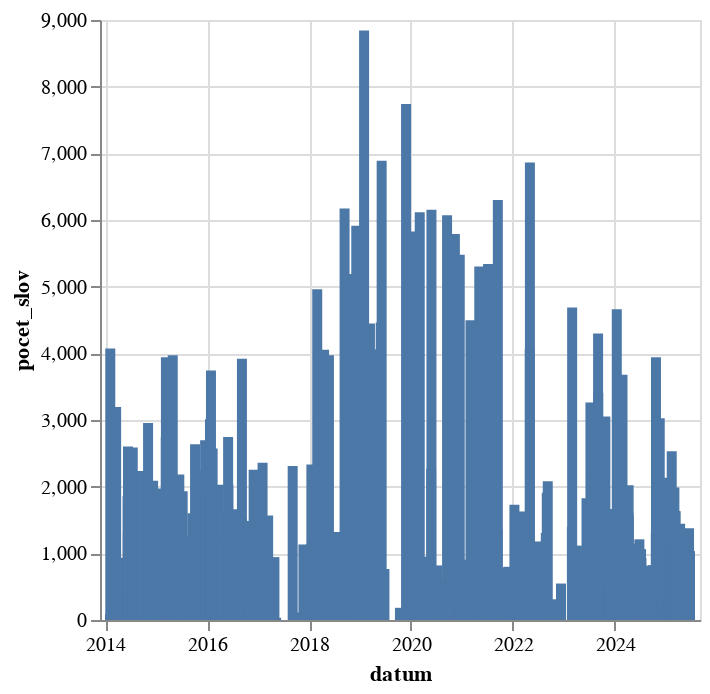

The cell this chart's notebook holds for it:
### Code cell
alt.Chart(
    df.filter(pl.col("mluvci").str.contains("Andrej Babiš")).sort(by="datum").group_by_dynamic(index_column="datum",every="1d").agg(pl.col("pocet_slov").sum()).to_pandas()
).mark_bar(
).encode(
    alt.X("datum:T"),
    alt.Y("pocet_slov:Q")
)

### Figure 1 — Vega-Lite specification as saved in the notebook (floating-point values rounded to 4 significant figures; data arrays with more than 128 entries replaced by an {"elided": "..."} marker saying what was removed)
{"config": {"view": {"continuousWidth": 300, "continuousHeight": 300}}, "data": {"name": "data-e18bd1c6af639beeb4c06c31f01890df"}, "mark": {"type": "bar"}, "encoding": {"x": {"field": "datum", "type": "temporal"}, "y": {"field": "pocet_slov", "type": "quantitative"}}, "$schema": "https://vega.github.io/schema/vega-lite/v5.8.0.json", "datasets": {"data-e18bd1c6af639beeb4c06c31f01890df": {"elided": "324 records"}}}
